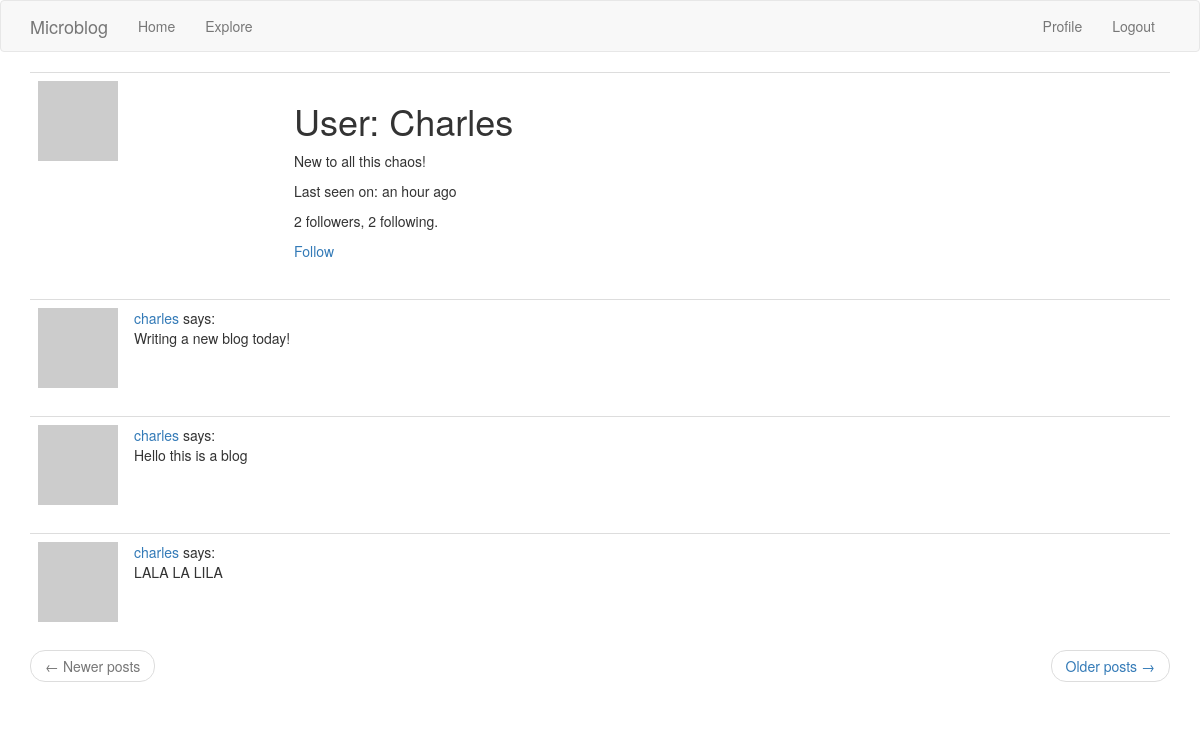
Page /user/charles (signed in) on the committed database.
### app/models.py (models this page shows, shortened)
class User(UserMixin,db.Model):
    id = db.Column(db.Integer, primary_key = True)
    username = db.Column(db.String(64), index = True, unique = True)
    email = db.Column(db.String(120), index = True, unique = True)
    password_hash = db.Column(db.String(128))
    about_me = db.Column(db.String(140))
    last_seen = db.Column(db.DateTime, default = datetime.utcnow)
    posts = db.relationship('Post',backref = 'author', lazy ='dynamic')
    followed = db.relationship('User', secondary = followers,
                primaryjoin=(followers.c.follower_id == id),
                secondaryjoin=(followers.c.followed_id == id),
                backref=db.backref('followers', lazy='dynamic'), lazy='dynamic')
    def avatar(self, size):
        digest = md5('anona8877@gmail.com'.lower().encode('utf-8')).hexdigest()
        if self.email is not None:
            digest = md5(self.email.lower().encode('utf-8')).hexdigest()
        return 'https://www.gravatar.com/avatar/{}?d=identicon&s={}'.format(
            digest, size)
    def is_following(self, user):
        return self.followed.filter(followers.c.followed_id == user.id).count()> 0

class Post(db.Model):
    id = db.Column(db.Integer, primary_key = True)
    body = db.Column(db.String(250))
    timestamp = db.Column(db.DateTime, index = True, default = datetime.utcnow)
    user_id = db.Column(db.Integer, db.ForeignKey('user.id'))

### app/routes.py (the view)
@app.route('/user/<username>')
@login_required
def user(username):
    user = User.query.filter_by(username=username).first_or_404()
    page = request.args.get('page', 1, type=int)
    posts = user.posts.order_by(Post.timestamp.desc()).paginate(
        page, app.config['POST_PER_PAGE'], False)
    next_url = url_for('user', username=user.username, page=posts.next_num) \
        if posts.has_next else None
    prev_url = url_for('user', username=user.username, page=posts.prev_num) \
        if posts.has_prev else None
    return render_template('user.html', user=user, posts=posts.items,
                           next_url=next_url, prev_url=prev_url)

### app/models.py (called while the page is built)
@login.user_loader
def load_user(id):
    return User.query.get(int(id))

### app/routes.py (called while the page is built)
@app.before_request
def before_request():
    if current_user.is_authenticated:
        current_user.last_seen = datetime.utcnow()
        db.session.commit()

### templates/user.html
{% extends "base.html" %}
{% block app_content %}
    <table class="table table-hover">
        <tr>
            <td width="256px"><img src="{{ user.avatar(200) }}"></td>
            <td>
                <h1>User: {{ user.username.capitalize() }}</h1>
                {% if user.about_me %}<p>{{ user.about_me }}</p>{% endif %}
                {% if user.last_seen %}<p>Last seen on: {{ moment(user.last_seen).fromNow() }}</p>{% endif %}
                <p>{{ user.followers.count() }} followers, {{ user.followed.count() }} following.</p>
                {% if user == current_user %}
                <p><a href="{{ url_for('edit_profile') }}">Edit your profile</a></p>
                {% elif not current_user.is_following(user) %}
                <p><a href="{{ url_for('follow', username=user.username) }}">Follow</a></p>
                {% else %}
                <p><a href="{{ url_for('unfollow', username=user.username) }}">Unfollow</a></p>
                {% endif %}
            </td>
        </tr>
    </table>
    {% for post in posts %}
        {% include '_post.html' %}
    {% endfor %}
    <nav aria-label="...">
        <ul class="pager">
            <li class="previous{% if not prev_url %} disabled{% endif %}">
                <a href="{{ prev_url or '#' }}">
                    <span aria-hidden="true">&larr;</span> Newer posts
                </a>
            </li>
            <li class="next{% if not next_url %} disabled{% endif %}">
                <a href="{{ next_url or '#' }}">
                    Older posts <span aria-hidden="true">&rarr;</span>
                </a>
            </li>
        </ul>
    </nav>
{% endblock %}

### templates/_post.html
<table class="table table-dark">
    <tr>
        <td width="70px">
            <a href="{{ url_for('user', username=post.author.username) }}">
                <img src="{{ post.author.avatar(70) }}" />
            </a>
        </td>
        <td>
            <a href="{{ url_for('user', username=post.author.username) }}">
                {{ post.author.username }}
            </a>
            says:
            <br>
            {{ post.body }}
        </td>
    </tr>
</table>

### rows in the picture
User: username "Charles", about_me "New to all this chaos!", last_seen "an hour ago"
Post: author.username "charles", body "Writing a new blog today!"
Post: author.username "charles", body "Hello this is a blog"
Post: author.username "charles", body "LALA LA LILA"

### other values in the picture
{{ user.followers.count() }} "2"
{{ user.followed.count() }} "2"
